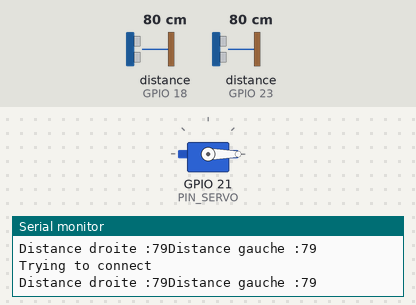
Simulated run of this sketch. Board: ESP32. On the bench: servo, the last lines printed to the serial monitor. Wiring (inferred from the names in the program): 2 × ultrasonic range finder: trigger GPIO 17, echo GPIO 18 / trigger GPIO 22, echo GPIO 23. Inputs (shaded band) come from the test bench; at power-on: distance to the obstacle (sensors on GPIO 18, GPIO 23) 80 cm. The echo pulse lasts 58.3 µs per cm; nothing arrives over Bluetooth unless stated.

Above: at 4.2 s.
4.3 s: distance to the obstacle (sensor on GPIO 18) set to 77 cm
5.8 s: distance to the obstacle (sensor on GPIO 18) set to 70 cm
At 7.1 s:
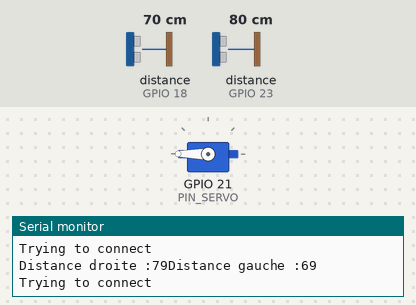
7.6 s: distance to the obstacle (sensor on GPIO 23) set to 70 cm
9.1 s: distance to the obstacle (sensor on GPIO 23) set to 60 cm
At 9.26 s:
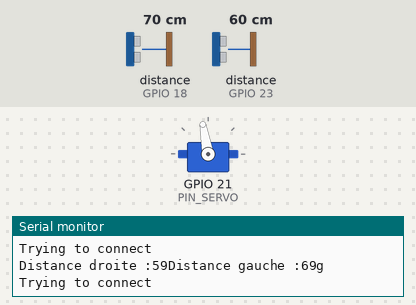
10.9 s: distance to the obstacle (sensor on GPIO 23) set to 250 cm
At 11.37 s:
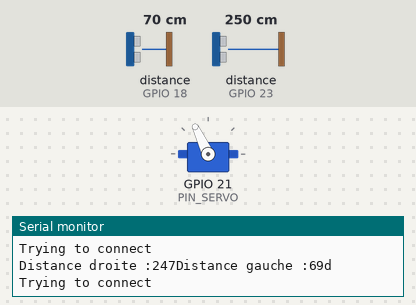
13.0 s: distance to the obstacle (sensor on GPIO 18) set to 250 cm
14.5 s: distance to the obstacle (sensor on GPIO 18) set to 261 cm
At 15.3 s:
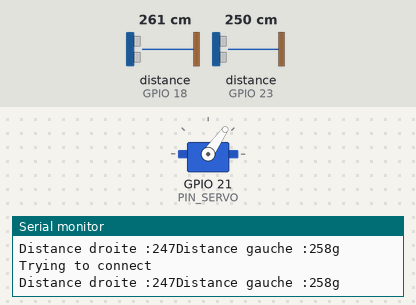
Timing chart, 0 to 17.5 s (numbered marks = the images above; inputs shaded):
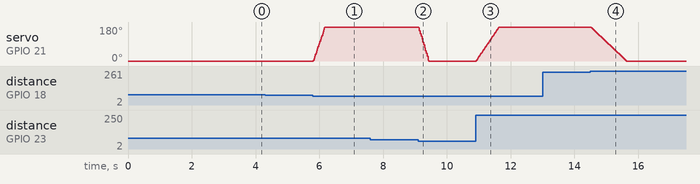

Measured:
- the behaviour switches between 75 and 74 cm on distance to the obstacle (sensor on GPIO 18) (found by bisection; images 0 and 1)
- the behaviour switches between 65 and 64 cm on distance to the obstacle (sensor on GPIO 23) (found by bisection; images 1 and 2)
- the behaviour switches between 255 and 256 cm on distance to the obstacle (sensor on GPIO 18) (found by bisection; images 3 and 4)
- after the input at 5.8 s, servo on GPIO 21 (PIN_SERVO): moves from 0° to 180° over 0.36 s, starting at once
- after the input at 9.1 s, servo on GPIO 21 (PIN_SERVO): moves from 180° to 0° over 0.32 s, starting at once
- after the input at 10.9 s, servo on GPIO 21 (PIN_SERVO): moves from 0° to 180° over 0.70 s, starting at once
- after the input at 14.5 s, servo on GPIO 21 (PIN_SERVO): moves from 180° to 0° over 1.1 s, starting at once

The sketch:

code_arduino.ino
```cpp
//https://randomnerdtutorials.com/esp32-pinout-reference-gpios/
//https://github.com/TronixLab/DOIT_ESP32_DevKit-v1_30P

// Importation des librairies
#include <ESP32Servo.h>
#include "BluetoothSerial.h"

// Définition des pins
#define Broche_Echo_right 23 // Broche Echo du HC-SR04 sur D7 //
#define Broche_Trigger_right 22
#define Broche_Echo_left 18 // Broche Echo du HC-SR04 sur D7 //
#define Broche_Trigger_left 17
#define PIN_SERVO 21
//#define LASER 8 // Broche Trigger du HC-SR04 sur D8 //


// Definition des variables
Servo servo;
BluetoothSerial bt;

int gap;
int Distance_right=0;
int Distance_left=0;
int angle =0;
int dist = 0;
String str;

// Variable pour l'étalonnage
int max_dist = 500; // Distance maximale des objets à prendre en compte en cm
int max_gap = 5; // Ecart à partir duquel on considère deux objets différents
int step = 5; // Amplitude des des décalages angulaires
int max_angle_right = 180;
int max_angle_left = 0;


// Définition des fonctions auxilliaires
int move_right(int ang);
int move_left(int ang);
int get_distance_right();
int get_distance_left();
int adjust_pos(int Distance_left, int Distance_right, int angle);
void transmit_data(int dist, int angle);

// Initialisation
void setup()
{
  // Initialisation capteurs ultrasons
  pinMode(Broche_Trigger_right, OUTPUT); // Broche Trigger en sortie //
  pinMode(Broche_Echo_right, INPUT);     // Borche echo en entrée
  pinMode(Broche_Trigger_left, OUTPUT);
  pinMode(Broche_Echo_left, INPUT);

  // Initialisation moteur
  servo.attach(PIN_SERVO);
  servo.write(0);


  // Initialisation du laser
  /*pinMode(LASER, OUTPUT);
  digitalWrite(LASER, HIGH);*/

  // Initialisation des canaux de transmissions
  Serial.begin (115200);
  bt.begin("Tracker"); //Bluetooth device name
  Serial.println("Start");

  delay(3000);
}

//Boucle d'instructions
void loop() {
  Distance_right = get_distance_right();
  Distance_left = get_distance_left();
  angle = adjust_pos(Distance_left, Distance_right, angle);
  dist = min(Distance_left, Distance_right);

  //Envoie par bluetooth
  transmit_data(dist, angle);


  Serial.println("\n\n");
}


// Implémentation des fonctions auxilliaires
int move_right(int ang){ // Pivote le système vers la droite et renvoie la variable angle mise à jour
  ang = ang + step;
  servo.write(ang);
  return ang;
}

int move_left(int ang){ // Pivote le système vers la gauche et renvoie la variable angle mise à jour
  ang = ang - step;
  servo.write(ang);
  return ang;
}

//Mesure la distance avec le capteur droit et renvoie -1 si celle-ci est trop grande
int get_distance_right(){
  // Debut de la mesure avec un signal de 10 μS applique sur TRIG //
  digitalWrite(Broche_Trigger_right, LOW); // On efface l'etat logique de TRIG //
  delayMicroseconds(2);
  digitalWrite(Broche_Trigger_right, HIGH); // On met la broche TRIG a "1" pendant 10μS //
  delayMicroseconds(10);
  digitalWrite(Broche_Trigger_right, LOW); // On remet la broche TRIG a "0" //
  // On mesure combien de temps le niveau logique haut est actif sur ECHO //
  int Duree = pulseIn(Broche_Echo_right, HIGH);
  int dist = Duree*0.034/2;
  Serial.print("Distance droite :"+String(dist));
  if (dist > max_dist){ // On renvoie une erreur si la distance est trop grande
    return -1;
  } else { return dist; };
}

//Mesure la distance avec le capteur gauche et renvoie -1 si celle-ci est trop grande
int get_distance_left(){
    // Debut de la mesure avec un signal de 10 μS applique sur TRIG //
  digitalWrite(Broche_Trigger_left, LOW); // On efface l'etat logique de TRIG //
  delayMicroseconds(2);
  digitalWrite(Broche_Trigger_left, HIGH); // On met la broche TRIG a "1" pendant 10μS //
  delayMicroseconds(10);
  digitalWrite(Broche_Trigger_left, LOW); // On remet la broche TRIG a "0" //
  // On mesure combien de temps le niveau logique haut est actif sur ECHO //
  int Duree = pulseIn(Broche_Echo_left, HIGH);
  int dist = Duree*0.034/2;
  Serial.print("Distance gauche :"+String(dist));
  if (dist > max_dist){ // On renvoie une erreur si la distance est trop grande
    return -1;
  } else { return dist; };
}

// Ajuste la position du système en fonction des distance droite et gauche et de l'angle actuel et renvoie la variable angle mise à jour.
// Ne réagit pas si une distance est négative ou si il doit sortir de la plage angulaire autorisée.
int  adjust_pos(int Distance_left, int Distance_right, int angle){
  gap = abs(Distance_left - Distance_right);
  if (Distance_right <0 || Distance_left <0){
    Serial.print("Distance négative");
  }
  else{
    if (gap >max_gap){
      if( (Distance_right > Distance_left) && angle < max_angle_right){
        angle = move_right(angle);
        Serial.println("d");
      }
      if( (Distance_left > Distance_right) && angle >max_angle_left){
        angle = move_left(angle);
        Serial.println("g");
      }
    }
  }
  return angle;
}

// Si un message est reçu en bluetooth, la distance et l'angle sont envoyées en réponse.
void transmit_data(int dist, int angle){
  Serial.println("\nTrying to connect");
  if (bt.available()){
    str = bt.readString();
    if(str!=""){
      Serial.println("Data asked by user");
      //bt.println("Distance: "+String(dist)+"  |  Angle: "+String(angle));
      bt.println(String(dist)+"|"+String(angle));

    }
  }
}
```
